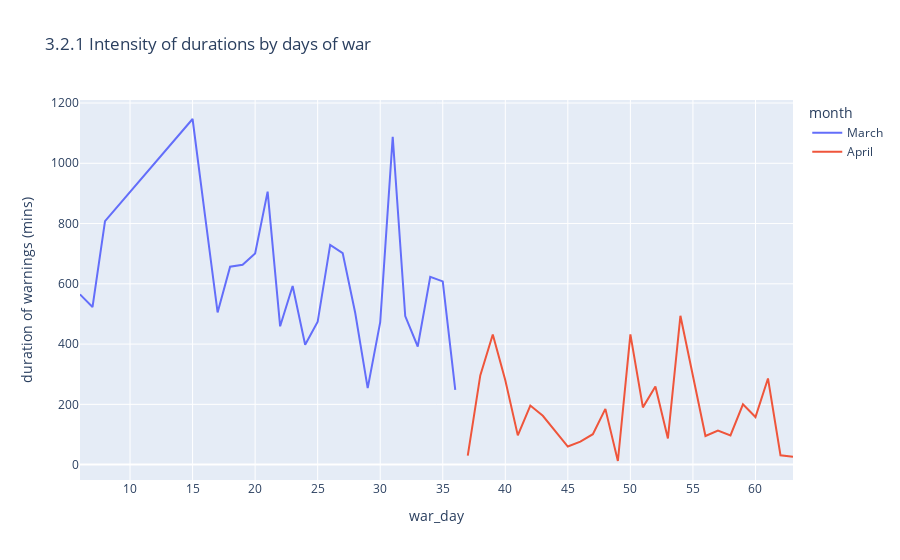

Notebook cell for this chart:
### Markdown cell above
### 3.2 Analysis of duration of warnings
#### 3.2.1 Absolute duration by days of war

### Code cell
# selecting 
warday = df_region[['month','war_day', 'time_delta_min']]
# grouping
warday = warday.groupby(by=['war_day', 'month']).sum()
warday = warday.reset_index()
# plotting
warday['duration of warnings (mins)'] = warday['time_delta_min']
warday_line =  px.line(warday, x='war_day', y="duration of warnings (mins)", color="month", 
                       title='3.2.1 Intensity of durations by days of war')
warday_line.update_xaxes(tick0=5, dtick=5)
warday_line.show()

### Figure 1 — Plotly figure (JSON) as saved in the notebook; plotly's stock layout.template omitted (floating-point values rounded to 4 significant figures)
{"data": [{"hovertemplate": "month=March<br>war_day=%{x}<br>duration of warnings (mins)=%{y}<extra></extra>", "legendgroup": "March", "line": {"color": "#636efa", "dash": "solid"}, "mode": "lines", "name": "March", "orientation": "v", "showlegend": true, "type": "scatter", "x": [6, 7, 8, 15, 16, 17, 18, 19, 20, 21, 22, 23, 24, 25, 26, 27, 28, 29, 30, 31, 32, 33, 34, 35, 36], "xaxis": "x", "y": [565, 523, 808, 1147, 825, 505, 657, 663, 701, 906, 459, 593, 398, 474, 729, 702, 504, 254, 473, 1088, 493, 392, 623, 608, 248], "yaxis": "y"}, {"hovertemplate": "month=April<br>war_day=%{x}<br>duration of warnings (mins)=%{y}<extra></extra>", "legendgroup": "April", "line": {"color": "#EF553B", "dash": "solid"}, "mode": "lines", "name": "April", "orientation": "v", "showlegend": true, "type": "scatter", "x": [37, 38, 39, 40, 41, 42, 43, 44, 45, 46, 47, 48, 49, 50, 51, 52, 53, 54, 56, 57, 58, 59, 60, 61, 62, 63], "xaxis": "x", "y": [30, 296, 432, 280, 97, 196, 162, 111, 60, 76, 101, 185, 12, 432, 190, 259, 87, 494, 95, 113, 97, 200, 158, 286, 31, 26], "yaxis": "y"}], "layout": {"legend": {"title": {"text": "month"}, "tracegroupgap": 0}, "title": {"text": "3.2.1 Intensity of durations by days of war"}, "xaxis": {"anchor": "y", "domain": [0, 1], "dtick": 5, "tick0": 5, "title": {"text": "war_day"}}, "yaxis": {"anchor": "x", "domain": [0, 1], "title": {"text": "duration of warnings (mins)"}}}}
